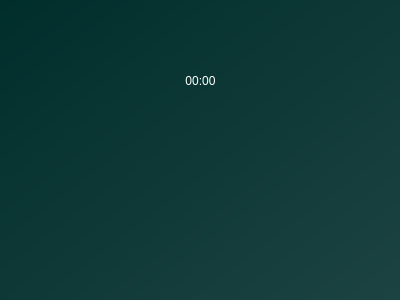
<?xml version="1.0" encoding="UTF-8"?>
<ui version="4.0">
 <class>WidgetStopwatch</class>
 <widget class="QWidget" name="WidgetStopwatch">
  <property name="geometry">
   <rect>
    <x>0</x>
    <y>0</y>
    <width>400</width>
    <height>300</height>
   </rect>
  </property>
  <property name="windowTitle">
   <string>Секундомер</string>
  </property>
  <property name="windowIcon">
   <iconset>
    <normaloff>../Images/StopwatchIcon.png</normaloff>../Images/StopwatchIcon.png</iconset>
  </property>
  <property name="autoFillBackground">
   <bool>false</bool>
  </property>
  <property name="styleSheet">
   <string notr="true">background:qlineargradient(spread:pad, x1:0, y1:0, x2:1, y2:1, stop:0 rgb(0, 46, 43), stop:1 rgb(28, 67, 66));</string>
  </property>
  <widget class="QLabel" name="label">
   <property name="geometry">
    <rect>
     <x>40</x>
     <y>30</y>
     <width>321</width>
     <height>101</height>
    </rect>
   </property>
   <property name="styleSheet">
    <string notr="true">background-color: rgba(255, 255, 255, 0);
font: 36pt &quot;Arial&quot;;
color:white;</string>
   </property>
   <property name="text">
    <string>00:00</string>
   </property>
   <property name="alignment">
    <set>Qt::AlignCenter</set>
   </property>
  </widget>
  <widget class="QPushButton" name="StartButton">
   <property name="geometry">
    <rect>
     <x>160</x>
     <y>150</y>
     <width>81</width>
     <height>71</height>
    </rect>
   </property>
   <property name="styleSheet">
    <string notr="true">QPushButton {
	background-color: rgba(255, 255, 255, 0);
	border-radius: 10px;
	color:white;
}

QPushButton:hover {
	background-color: rgba(255, 255, 255, 10);
	border-radius: 10px;
}</string>
   </property>
   <property name="text">
    <string/>
   </property>
   <property name="icon">
    <iconset>
     <normaloff>../Images/play_arrow_FILL0_wght400_GRAD0_opsz48.png</normaloff>../Images/play_arrow_FILL0_wght400_GRAD0_opsz48.png</iconset>
   </property>
   <property name="iconSize">
    <size>
     <width>256</width>
     <height>256</height>
    </size>
   </property>
   <property name="checkable">
    <bool>false</bool>
   </property>
  </widget>
  <widget class="QPushButton" name="StopButton">
   <property name="enabled">
    <bool>true</bool>
   </property>
   <property name="geometry">
    <rect>
     <x>270</x>
     <y>150</y>
     <width>81</width>
     <height>71</height>
    </rect>
   </property>
   <property name="styleSheet">
    <string notr="true">QPushButton {
	background-color: rgba(255, 255, 255, 0);
	border-radius: 10px;
	color:white;
}

QPushButton:hover {
	background-color: rgba(255, 255, 255, 10);
	border-radius: 10px;
}</string>
   </property>
   <property name="text">
    <string/>
   </property>
   <property name="icon">
    <iconset>
     <normaloff>../Images/stop_FILL0_wght400_GRAD0_opsz48.png</normaloff>../Images/stop_FILL0_wght400_GRAD0_opsz48.png</iconset>
   </property>
   <property name="iconSize">
    <size>
     <width>256</width>
     <height>256</height>
    </size>
   </property>
   <property name="checkable">
    <bool>false</bool>
   </property>
  </widget>
  <widget class="QPushButton" name="PauseButton">
   <property name="geometry">
    <rect>
     <x>50</x>
     <y>150</y>
     <width>81</width>
     <height>71</height>
    </rect>
   </property>
   <property name="styleSheet">
    <string notr="true">QPushButton {
	background-color: rgba(255, 255, 255, 0);
	border-radius: 10px;
	color:white;
}

QPushButton:hover {
	background-color: rgba(255, 255, 255, 10);
	border-radius: 10px;
}</string>
   </property>
   <property name="text">
    <string/>
   </property>
   <property name="icon">
    <iconset>
     <normaloff>../Images/pause_FILL0_wght400_GRAD0_opsz48.png</normaloff>../Images/pause_FILL0_wght400_GRAD0_opsz48.png</iconset>
   </property>
   <property name="iconSize">
    <size>
     <width>256</width>
     <height>256</height>
    </size>
   </property>
  </widget>
 </widget>
 <resources/>
 <connections/>
</ui>
